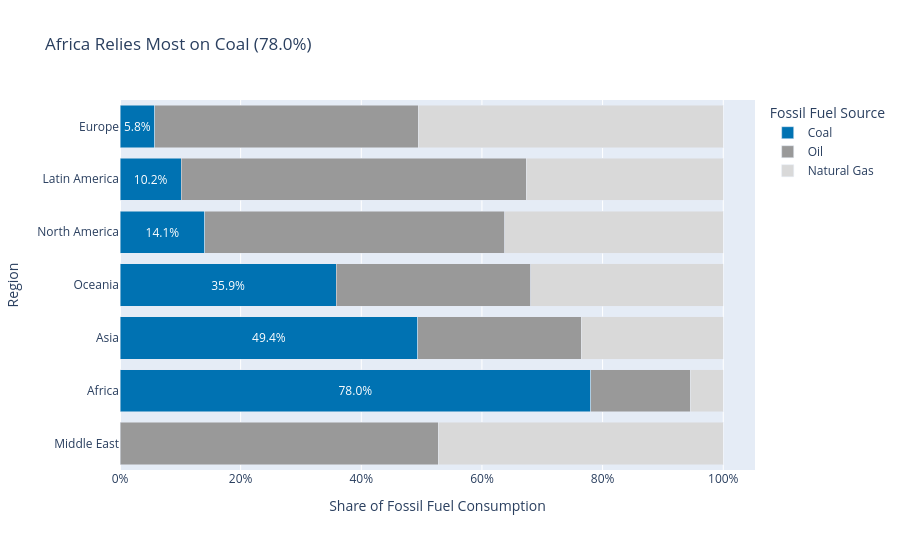

Here is the notebook cell this chart was saved with:
### Markdown cell above
## Task 3 — 100% stacked bar: which region relies most on coal?

**What to build:** A horizontal 100% stacked bar chart showing, for each **Region**, how its fossil energy splits between Coal, Oil and Natural Gas. This is the **same data as your Task 1 treemap**, visualised a second way.

**Requirements:**
- Reuse `df_fossil` from Task 1; aggregate TWh by `Region` × `Source` and convert to **shares of each region's fossil total**
- Horizontal bars, regions **sorted by coal share** (highest at the top)
- Coal is the segment on the baseline (first in `category_orders`) and the **only coloured segment** — keep it the same colour as in Task 1; Oil and Natural Gas in two greys
- Percentage labels on the coal segments only
- Insight title naming the most coal-dependent region and its coal share

> 💡 `df.groupby('Region')['TWh'].transform('sum')` gives each row its region total

### Code cell
# Task 3

# Aggregate fossil fuel TWh by Region and Source
region_source = (
    df_fossil.groupby(['Region', 'Source'])['TWh']
    .sum()
    .reset_index()
)

# Calculate each region's total fossil fuel consumption
region_source['Region_Total'] = (
    region_source.groupby('Region')['TWh'].transform('sum')
)

# Calculate percentage share
region_source['Share'] = (
    region_source['TWh'] / region_source['Region_Total']
)

# Calculate coal share for sorting
coal_shares = (
    region_source[region_source['Source'] == 'Coal']
    .set_index('Region')['Share']
)

# Sort regions by coal share, highest first
region_order = coal_shares.sort_values(ascending=False).index.tolist()

# Colour palette - same as Task 1
source_colors = {
    'Coal': '#0072B2',
    'Oil': '#999999',
    'Natural Gas': '#D9D9D9'
}

# Create percentage labels only for Coal
region_source['Coal_Label'] = region_source.apply(
    lambda row: f"{row['Share']:.1%}"
    if row['Source'] == 'Coal' else '',
    axis=1
)

# Create stacked bar chart
fig = px.bar(
    region_source,
    x='Share',
    y='Region',
    color='Source',
    orientation='h',
    text='Coal_Label',
    color_discrete_map=source_colors,
    category_orders={
        'Region': region_order,
        'Source': ['Coal', 'Oil', 'Natural Gas']
    },
    title='Which Region Relies Most on Coal?'
)

# Make bars 100% stacked
fig.update_layout(
    barmode='stack',
    xaxis=dict(
        tickformat='.0%',
        title='Share of Fossil Fuel Consumption'
    ),
    yaxis=dict(
        title='Region',
        autorange='reversed'
    ),
    legend_title='Fossil Fuel Source',
    height=550
)

# Show percentage labels on Coal segments only
fig.update_traces(
    textposition='inside',
    insidetextanchor='middle'
)

# Find the most coal-dependent region
top_coal_region = coal_shares.idxmax()
top_coal_share = coal_shares.max()

fig.update_layout(
    title=f'{top_coal_region} Relies Most on Coal ({top_coal_share:.1%})'
)

fig.show()

### Figure 1 — Plotly figure (JSON) as saved in the notebook; plotly's stock layout.template omitted (floating-point values rounded to 4 significant figures)
{"data": [{"hovertemplate": "Source=Coal<br>Share=%{x}<br>Region=%{y}<br>Coal_Label=%{text}<extra></extra>", "insidetextanchor": "middle", "legendgroup": "Coal", "marker": {"color": "#0072B2", "pattern": {"shape": ""}}, "name": "Coal", "orientation": "h", "showlegend": true, "text": ["78.0%", "49.4%", "5.8%", "10.2%", "14.1%", "35.9%"], "textposition": "inside", "type": "bar", "x": [0.7804, 0.4937, 0.05765, 0.1019, 0.1406, 0.3585], "xaxis": "x", "y": ["Africa", "Asia", "Europe", "Latin America", "North America", "Oceania"], "yaxis": "y"}, {"hovertemplate": "Source=Oil<br>Share=%{x}<br>Region=%{y}<br>Coal_Label=%{text}<extra></extra>", "insidetextanchor": "middle", "legendgroup": "Oil", "marker": {"color": "#999999", "pattern": {"shape": ""}}, "name": "Oil", "orientation": "h", "showlegend": true, "text": ["", "", "", "", "", "", ""], "textposition": "inside", "type": "bar", "x": [0.1648, 0.2711, 0.4364, 0.5718, 0.5271, 0.4973, 0.3223], "xaxis": "x", "y": ["Africa", "Asia", "Europe", "Latin America", "Middle East", "North America", "Oceania"], "yaxis": "y"}, {"hovertemplate": "Source=Natural Gas<br>Share=%{x}<br>Region=%{y}<br>Coal_Label=%{text}<extra></extra>", "insidetextanchor": "middle", "legendgroup": "Natural Gas", "marker": {"color": "#D9D9D9", "pattern": {"shape": ""}}, "name": "Natural Gas", "orientation": "h", "showlegend": true, "text": ["", "", "", "", "", "", ""], "textposition": "inside", "type": "bar", "x": [0.05476, 0.2352, 0.5059, 0.3264, 0.4729, 0.3621, 0.3192], "xaxis": "x", "y": ["Africa", "Asia", "Europe", "Latin America", "Middle East", "North America", "Oceania"], "yaxis": "y"}], "layout": {"barmode": "stack", "height": 550, "legend": {"title": {"text": "Fossil Fuel Source"}, "tracegroupgap": 0}, "title": {"text": "Africa Relies Most on Coal (78.0%)"}, "xaxis": {"anchor": "y", "domain": [0, 1], "tickformat": ".0%", "title": {"text": "Share of Fossil Fuel Consumption"}}, "yaxis": {"anchor": "x", "autorange": "reversed", "categoryarray": ["Europe", "Latin America", "North America", "Oceania", "Asia", "Africa"], "categoryorder": "array", "domain": [0, 1], "title": {"text": "Region"}}}}
